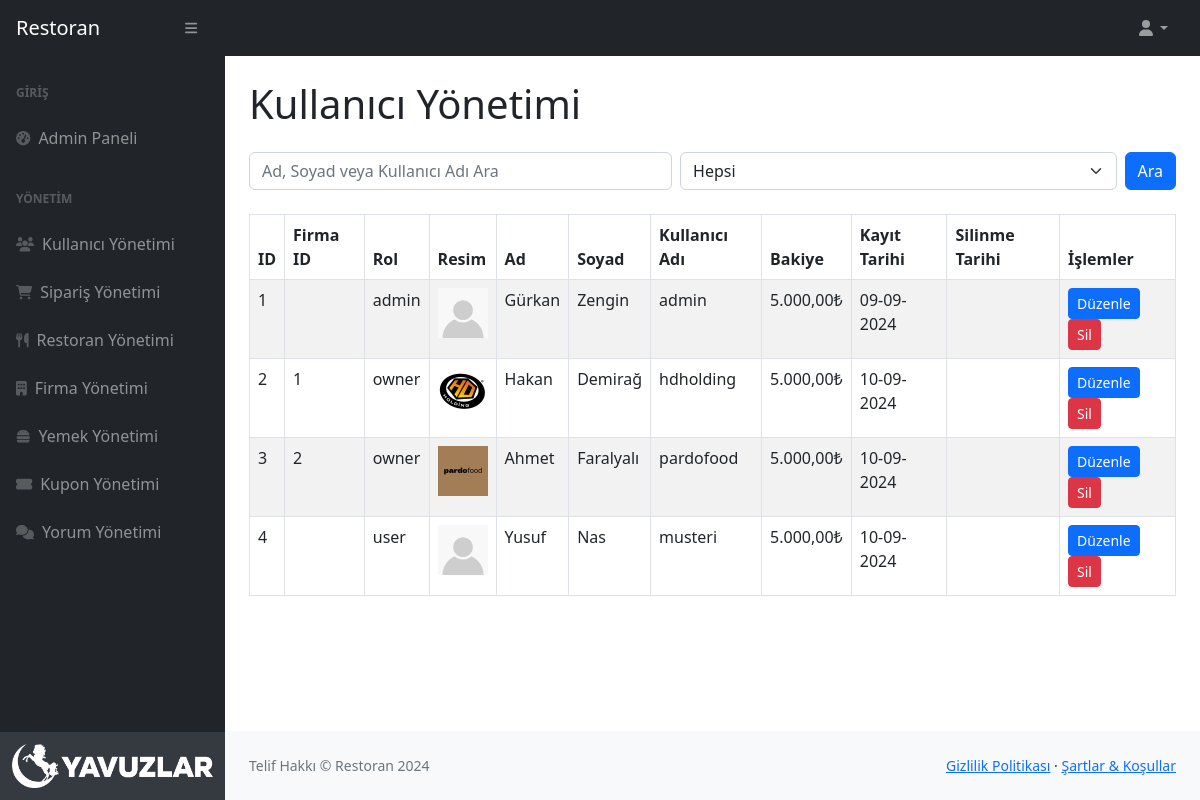
The page /admin/users.php (signed in) on the database its author committed.
### tables this page shows
CREATE TABLE `users` (
  `id` int NOT NULL,
  `company_id` int DEFAULT NULL,
  `role` enum('admin','owner','user') NOT NULL,
  `name` varchar(100) NOT NULL,
  `surname` varchar(100) NOT NULL,
  `username` varchar(100) NOT NULL,
  `password` varchar(255) NOT NULL,
  `balance` decimal(10,2) DEFAULT '5000.00',
  `created_at` timestamp NULL DEFAULT CURRENT_TIMESTAMP,
  `deleted_at` timestamp NULL DEFAULT NULL,
  `image_path` text
);

### admin/users.php (the view, shortened to what this page needs)
<?php
require '../db.php';
$search = $_GET['search'] ?? '';
$filter = $_GET['filter'] ?? 'all';
$query = "SELECT id, company_id, role, name, surname, username, balance, created_at, deleted_at, image_path FROM users WHERE (name LIKE :search OR surname LIKE :search OR username LIKE :search OR CONCAT(name, ' ', surname) LIKE :search)";
$query .= " ORDER BY id ASC";
try {
    $usersStmt = $pdo->prepare($query);
    $usersStmt->execute(['search' => "%$search%"]);
    $users = $usersStmt->fetchAll(PDO::FETCH_ASSOC);
} catch (PDOException $e) {
    echo "<script src='https://cdn.jsdelivr.net/npm/sweetalert2@11'></script>
          <script>
            Swal.fire({
                title: 'Hata!',
                text: 'Bir hata oluştu: " . $e->getMessage() . "',
                icon: 'error',
                confirmButtonText: 'Tamam'
            });
          </script>";
}
?>
<!DOCTYPE html>
<html lang="en">
<head>
    <link href="https://cdn.jsdelivr.net/npm/simple-datatables@7.1.2/dist/style.min.css" rel="stylesheet" />
    <link href="../css/styles.css" rel="stylesheet" />
</head>
<body class="sb-nav-fixed">
<?php require 'layout/sidebar.php' ?>
        <div id="layoutSidenav_content">
            <main>
                <div class="container-fluid px-4">
                    <h1 class="my-4">Kullanıcı Yönetimi</h1>
                    <form class="d-flex mb-4" method="GET">
                        <input class="form-control me-2" type="search" name="search" placeholder="Ad, Soyad veya Kullanıcı Adı Ara" value="<?php echo htmlspecialchars($search); ?>">
                        <select class="form-select me-2" name="filter">
                            <option value="all" <?php echo $filter == 'all' ? 'selected' : ''; ?>>Hepsi</option>
                        </select>
                        <button class="btn btn-primary" type="submit">Ara</button>
                    </form>
                    <table class="table table-striped table-bordered">
                        <thead>
                            <tr>
                                <th>ID</th>
                                <th>Firma ID</th>
                                <th>Rol</th>
                                <th>Resim</th>
                                <th>Ad</th>
                                <th>Soyad</th>
                                <th>Kullanıcı Adı</th>
                                <th>Bakiye</th>
                                <th>Kayıt Tarihi</th>
                                <th>Silinme Tarihi</th>
                                <th>İşlemler</th>
                            </tr>
                        </thead>
                        <tbody>
                            <?php if (!empty($users)): ?>
                                <?php foreach ($users as $user): ?>
                                    <tr class="<?php echo $user['deleted_at'] ? 'deleted-row' : ''; ?>">
                                        <td><?php echo htmlspecialchars($user['id']); ?></td>
                                        <td><?php echo htmlspecialchars($user['company_id'] ?? ''); ?></td>
                                        <td><?php echo htmlspecialchars($user['role']); ?></td>
                                        <td><img src="<?php echo $user['image_path'] ? '../images/user/' . htmlspecialchars($user['image_path']) : '../images/user/default.jpg'; ?>" alt="Kullanıcı Resmi" width="50" height="50"></td>
                                        <td><?php echo htmlspecialchars($user['name']); ?></td>
                                        <td><?php echo htmlspecialchars($user['surname']); ?></td>
                                        <td><?php echo htmlspecialchars($user['username']); ?></td>
                                        <td><?php echo htmlspecialchars(number_format($user['balance'], 2, ',', '.')); ?>₺</td>
                                        <td><?php echo htmlspecialchars(date('d-m-Y', strtotime($user['created_at']))); ?></td>
                                        <td><?php echo $user['deleted_at'] ? htmlspecialchars(date('d-m-Y', strtotime($user['deleted_at']))) : ''; ?></td>
                                        <td>
                                            <?php if ($user['deleted_at']): ?>
                                                <a href="query/user-activate.php?id=<?php echo $user['id']; ?>" class="btn btn-success btn-sm">Aktifleştir</a>
                                            <?php else: ?>
                                                <a href="user-edit.php?id=<?php echo $user['id']; ?>" class="btn btn-primary btn-sm">Düzenle</a>
                                                <a href="query/user-delete.php?id=<?php echo $user['id']; ?>" class="btn btn-danger btn-sm">Sil</a>
                                            <?php endif; ?>
                                        </td>
                                    </tr>
                                <?php endforeach; ?>
                            <?php else: ?>
                                <tr>
                                    <td colspan="11" class="text-center">Kullanıcı bulunamadı.</td>
                                </tr>
                            <?php endif; ?>
                        </tbody>
                    </table>
                </div>
        </main>
        <?php require 'layout/footer.php' ?>
  </body>
</html>

### rows shown on the page
users: id "1", role "admin", name "Gürkan", surname "Zengin", username "admin", balance "5.000,00", created_at "09-09-2024"
users: id "2", company "1", role "owner", image_path (picture), name "Hakan", surname "Demirağ", username "hdholding", balance "5.000,00", created_at "10-09-2024"
users: id "3", company "2", role "owner", image_path (picture), name "Ahmet", surname "Faralyalı", username "pardofood", balance "5.000,00", created_at "10-09-2024"
users: id "4", role "user", name "Yusuf", surname "Nas", username "musteri", balance "5.000,00", created_at "10-09-2024"
